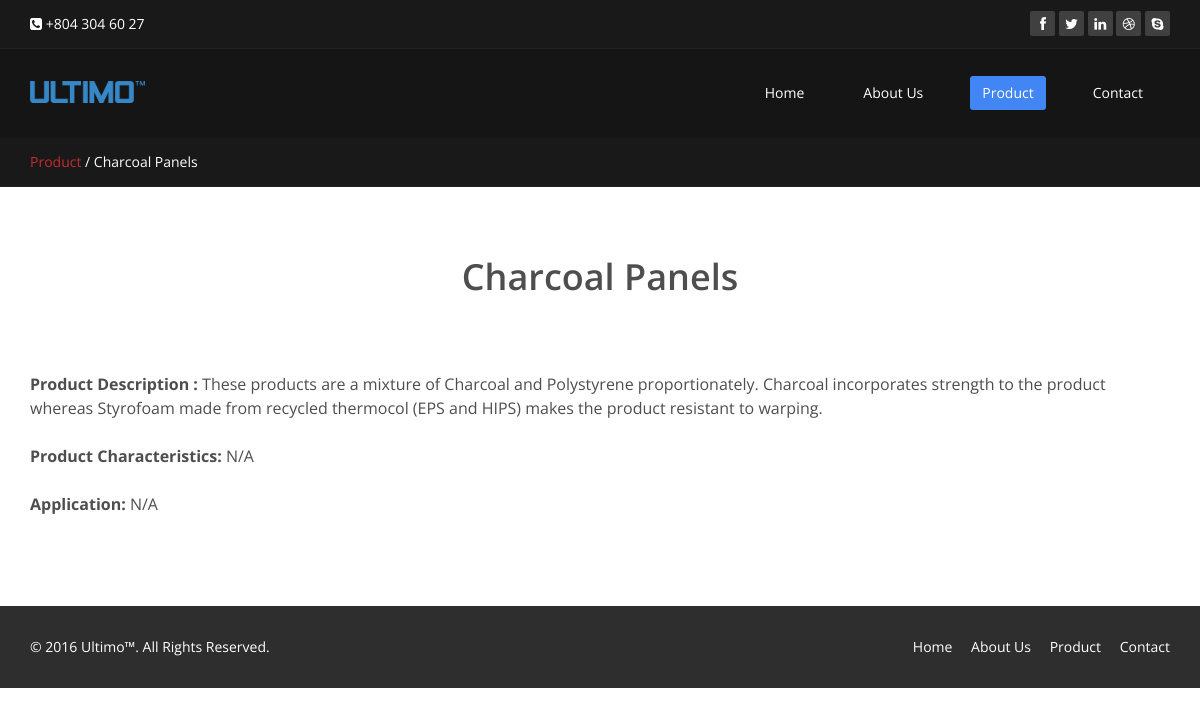
Screenshot of /product/2/ with the database file from the repository.
### product/models.py (models this page shows, shortened)
class Product(models.Model):
	title = models.CharField(max_length = 200)
	application = models.TextField()
	description = models.TextField()
	characteristics = models.TextField()
	size = models.CharField(max_length = 300)
	surface = models.CharField(max_length = 200)
	thickness = models.CharField(max_length = 200)
	image = models.FileField(null=True, blank = True)
	updated = models.DateTimeField(auto_now=True, auto_now_add = False)
	timestamp = models.DateTimeField(auto_now = False, auto_now_add = True)

### product/views.py (the view)
# urls.py: url(r'^product/(?P<product>\d+)/$', "product.views.item_list"),
def item_list(request, product):
	queryset = Item.objects.filter(product = product)
	instance = get_object_or_404(Product, id =product)
	context = {
		"object_list" : queryset,
		"instance" : instance
	}
	return render(request, "item.html", context)

### template/item.html (shortened to what this page needs)
<!DOCTYPE html>
<html lang="en">
<head>
    <link href="/static/css/bootstrap.min.css" rel="stylesheet">
    <link href="/static/css/font-awesome.min.css" rel="stylesheet">
    <link href="/static/css/prettyPhoto.css" rel="stylesheet">
    <link href="/static/css/animate.min.css" rel="stylesheet">
    <link href="/static/css/main.css" rel="stylesheet">
    <link href="/static/css/responsive.css" rel="stylesheet">
</head>
<body>
    <header id="header">
        <div class="top-bar">
            <div class="container">
                <div class="row">
                    <div class="col-sm-6 col-xs-4">
                        <div class="top-number"><p><i class="fa fa-phone-square"></i> +804 304 60 27</p></div>
                    </div>
                    <div class="col-sm-6 col-xs-8">
                       <div class="social">
                            <ul class="social-share">
                                <li><a href="#"><i class="fa fa-facebook"></i></a></li>
                                <li><a href="#"><i class="fa fa-twitter"></i></a></li>
                                <li><a href="#"><i class="fa fa-linkedin"></i></a></li>
                                <li><a href="#"><i class="fa fa-dribbble"></i></a></li>
                                <li><a href="#"><i class="fa fa-skype"></i></a></li>
                            </ul>
                       </div>
                    </div>
                </div>
            </div>
        </div>
        <nav class="navbar navbar-inverse" role="banner">
            <div class="container">
                <div class="navbar-header">
                    <a class="navbar-brand" href="index.html"><img src="/static/images/logo.png" width = '115' alt="logo"></a>
                </div>
                <div class="collapse navbar-collapse navbar-right">
                    <ul class="nav navbar-nav">
                          <li ><a href="../../">Home</a></li>
                        <li><a href="../../about/">About Us</a></li>
                        <li class="active"><a href="../../product/">Product</a></li>
                        <li><a href="contact-us.html">Contact</a></li>
                    </ul>
                </div>
            </div>
        </nav>
        <div class="top-bar">
            <div class="container">
                <div class="row">
                    <div class="col-sm-6 col-xs-4">
                        <div class="top-number"><a href="../../product/" class="active" > Product </a> /  {{instance.title}} </div>
                    </div>
                </div>
            </div>
        </div>
    </header>
    <section id="portfolio">
        <div class="container">
             <div class="center">
               <h2>{{ instance.title}}</h2>
             </div>
             <div>
               <p class="lead left"><b>Product Description :</b> {{instance.description}}</br></br>
                    <b>Product Characteristics:</b> {{instance.characteristics}} <br></br>
                    <b>Application:</b> {{instance.application}}
               </p>
            </div>
                </div>
    </section>
    <footer id="footer" class="midnight-blue">
        <div class="container">
            <div class="row">
                <div class="col-sm-6">
                   &copy; 2016 <a target="_blank" href="http://shapebootstrap.net/" title="Free Twitter Bootstrap WordPress Themes and HTML templates">Ultimo&trade;</a>. All Rights Reserved.
                </div>
                <div class="col-sm-6">
                    <ul class="pull-right">
                        <li ><a href="../../">Home</a></li>
                        <li><a href="../../about/">About Us</a></li>
                        <li ><a href="../../product/">Product</a></li>
                        <li><a href="contact-us.html">Contact</a></li>
                    </ul>
                </div>
            </div>
        </div>
    </footer>
</body>
</html>

### static/css/main.css (style rules this page uses)
body { background: #fff; font-family: 'Open Sans', sans-serif; color:#4e4e4e; line-height: 22px; }
h1, h2, h3, h4, h5, h6 { font-weight: 600; font-family: 'Open Sans', sans-serif; color:#4e4e4e; }
h2 { font-size: 20px; }
a { color: #c52d2f; -webkit-transition: color 300ms, background-color 300ms; -moz-transition: color 300ms, background-color 300ms; -o-transition: color 300ms, background-color 300ms; transition: color 300ms, background-color 300ms; }
.center h2 { font-size: 36px; margin-top: 0; margin-bottom: 20px; }
body > section { padding: 70px 0; }
.center { text-align: center; padding-bottom: 55px; }
.lead { font-size: 16px; line-height: 24px; font-weight: 400; }
.navbar>.container .navbar-brand { margin-left: 0; }
.top-bar { padding: 10px 0; background: #191919; border-bottom: 1px solid #222; line-height: 28px; }
.top-number { color: #fff; }
.top-number p { margin: 0 }
.social { text-align: right; }
.social-share { display: inline-block; list-style: none; padding: 0; margin: 0; }
ul.social-share li { display: inline-block; }
ul.social-share li a { display: inline-block; color: #fff; background: #404040; width: 25px; height: 25px; line-height: 25px; text-align: center; border-radius: 2px; }
.navbar-brand { padding: 0; margin:0; }
.navbar { border-radius: 0; margin-bottom: 0; background: #151515; padding: 15px 0; padding-bottom: 0; }
.navbar-nav { margin-top: 12px; }
.navbar-nav>li { margin-left: 35px; padding-bottom: 28px; }
.navbar-inverse .navbar-nav > li > a { padding: 5px 12px; margin: 0; border-radius: 3px; color: #fff; line-height: 24px; display: inline-block; }
.navbar-inverse { border: none; }
.navbar-inverse .navbar-brand { font-size: 36px; line-height: 50px; color: #fff; }
.navbar-inverse .navbar-nav > .active > a, .navbar-inverse .navbar-nav > .active > a:hover, .navbar-inverse .navbar-nav > .active > a:focus, .navbar-inverse .navbar-nav > .open > a, .navbar-inverse .navbar-nav > .open > a:hover, .navbar-inverse .navbar-nav > .open > a:focus { background-color: #4285f4; color: #fff; }
.navbar-inverse .navbar-collapse, .navbar-inverse .navbar-form { border-top: 0; padding-bottom: 0; }
#footer { padding-top: 30px; padding-bottom: 30px; color: #fff; background: #2e2e2e; }
#footer a { color: #fff; }
#footer ul { list-style: none; padding: 0; margin: 0; }
#footer ul > li { display: inline-block; margin-left: 15px; }

### rows the page displays
Product: title "Charcoal Panels", description "These products are a mixture of Charcoal and Polystyrene proportionately. Charcoal incorporates strength to the product whereas Styrofoam made from recycled thermocol (EPS and HIPS) makes the product resistant to warping.", characteristics "N/A", application "N/A"
